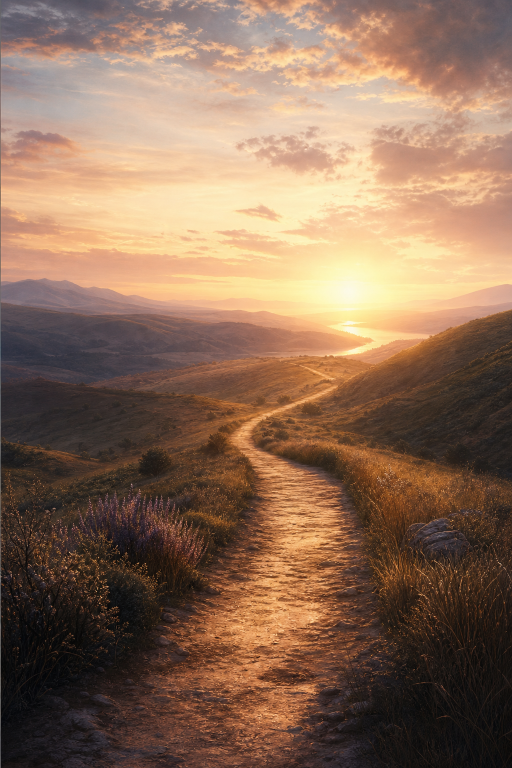
#> input picture production-assets/cover-02-path-of-surrender-art.png, 1024 x 1536 px, found by its file name (shown at 1/2 size)
$ python build_author_review_portal.py
#> lines starting #> are read from the running program, lines starting #| are printed output that depends on the picture
#!/usr/bin/env python3
from pathlib import Path
import re, html, shutil, json, textwrap
from datetime import datetime

ROOT = Path('/Users/IDC2.5/Documents/LADY D/lady-d-author-review-site')
LIB = Path('/Users/IDC2.5/Documents/LADY D/Production Library')
OUT_ASSETS = ROOT / 'production-assets' / 'author-review-covers'
PUB_ASSETS = ROOT / 'public' / 'production-assets' / 'author-review-covers'
OUT_ASSETS.mkdir(parents=True, exist_ok=True)
PUB_ASSETS.mkdir(parents=True, exist_ok=True)

BOOKS = [
    {
        'vol': 1,
        'folder': "01 Surrendering to God's Love",
        'title': "Surrendering to God's Love",
        'subtitle': "A 365-Day Devotional Journey into the Father's Heart",
        'lane': "God the Father / love, identity, surrender, forgiveness, timing, daily trust",
        'accent': '#7b4bb7',
        'deep': '#24113f',
        'cover_source': ROOT/'production-assets'/'cover-02-path-of-surrender-art.png',
        'review_file': 'book-1-surrendering-to-gods-love-review.html',
        'pdf': 'downloads/production/kdp/interior-drafts/volume-1/volume-1-full-6x9-interior-draft.pdf',
        'docx': 'downloads/production/kdp/interior-drafts/volume-1/volume-1-full-6x9-interior-draft.docx',
        'journal_pdf': 'downloads/production/kdp/companion-journal-drafts/volume-1/volume-1-companion-journal-6x9-draft.pdf',
    },
    {
        'vol': 2,
        'folder': '02 Walking with Jesus',
        'title': 'Walking with Jesus',
        'subtitle': 'A 365-Day Devotional Journey of Daily Discipleship',
        'lane': 'Jesus / discipleship, nearness, trust, daily walk, practical obedience',
        'accent': '#2f6f5e',
        'deep': '#0f322a',
        'cover_source': ROOT/'production-assets'/'volume-2-cover-02-path-of-surrender-art.png',
        'review_file': 'book-2-walking-with-jesus-review.html',
        'pdf': 'downloads/production/kdp/interior-drafts/volume-2/volume-2-full-6x9-interior-draft.pdf',
        'docx': 'downloads/production/kdp/interior-drafts/volume-2/volume-2-full-6x9-interior-draft.docx',
        'journal_pdf': 'downloads/production/kdp/companion-journal-drafts/volume-2/volume-2-companion-journal-6x9-draft.pdf',
    },
    {
        'vol': 3,
        'folder': '03 Filled with the Holy Spirit',
        'title': 'Filled with the Holy Spirit',
        'subtitle': 'A 365-Day Devotional Journey into Spirit-Led Living',
        'lane': 'Holy Spirit / comfort, filling, fruit, power, courage, daily formation',
        'accent': '#2c6da4',
        'deep': '#102d4a',
        'cover_source': ROOT/'production-assets'/'volume-3-cover-02-path-of-surrender-art.png',
        'review_file': 'book-3-filled-with-the-holy-spirit-review.html',
        'pdf': 'downloads/production/kdp/interior-drafts/volume-3/volume-3-full-6x9-interior-draft.pdf',
        'docx': 'downloads/production/kdp/interior-drafts/volume-3/volume-3-full-6x9-interior-draft.docx',
        'journal_pdf': 'downloads/production/kdp/companion-journal-drafts/volume-3/volume-3-companion-journal-6x9-draft.pdf',
    },
]

def slug(s):
    return re.sub(r'[^a-z0-9]+','-',s.lower()).strip('-')

# [46 lines left out: functions md_inline, paras, parse_entries, not called in this run]

def make_cover(book):
    # Use the existing approved cover art if present; overlay clean book typography into author-review cover PNG.
    try:
        from PIL import Image, ImageDraw, ImageFont, ImageFilter
    except Exception:
        return None, 'PIL unavailable; using raw source cover asset only.'
    src = book['cover_source']
    if not src.exists():
        return None, f'Missing cover source {src}'
    img=Image.open(src).convert('RGB')
#> img is the input picture: PIL image 1024x1536 RGB; mean R, G, B 139.8, 109.4, 88
    W,H=1200,1800
    img=img.resize((W,H))
#> img: PIL image 1200x1800 RGB
    overlay=Image.new('RGBA',(W,H),(0,0,0,0))
#> overlay: PIL image 1200x1800 RGBA; every value is 0
    d=ImageDraw.Draw(overlay)
    # bottom gradient panels
    for y in range(H):
        a=0
        if y < 520: a=int(110*(1-y/520))
        if y > 1080: a=max(a,int(190*((y-1080)/(H-1080))))
        if a: d.line([(0,y),(W,y)], fill=(15,9,24,a))
    img=Image.alpha_composite(img.convert('RGBA'), overlay)
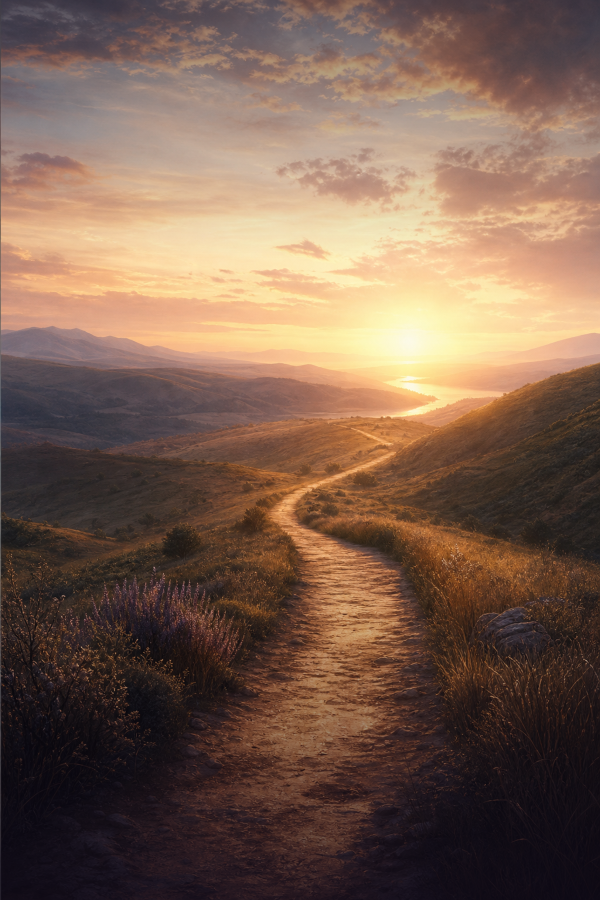
#> img: PIL image 1200x1800 RGBA (shown at 1/2 size); mean R, G, B, A 120.9, 94.6, 79.1, 255
    d=ImageDraw.Draw(img)
    def font(size,bold=False,serif=False):
#> called with size = 112, bold = False, serif = True
        candidates=[]
        if serif:
            candidates += ['/System/Library/Fonts/Supplemental/Georgia.ttf','/System/Library/Fonts/Supplemental/Times New Roman.ttf']
        candidates += ['/System/Library/Fonts/SFNS.ttf','/System/Library/Fonts/Supplemental/Arial Bold.ttf','/System/Library/Fonts/Supplemental/Arial.ttf']
        for c in candidates:
            try: return ImageFont.truetype(c,size)
            except: pass
        return ImageFont.load_default()
    title_font=font(112,serif=True); sub_font=font(44); small_font=font(34); tiny_font=font(28)
    d.rounded_rectangle([92,98,348,152], radius=26, fill=book['accent'])
    d.text((120,109), f"VOLUME {book['vol']}", fill='white', font=tiny_font)
    # wrapped title
    y=1160
    for line in textwrap.wrap(book['title'], width=17):
        d.text((92,y), line, fill='white', font=title_font, stroke_width=2, stroke_fill=(20,12,32))
        y += 118
#> after the loop, y = 1396
    d.line([(92,y+10),(500,y+10)], fill=book['accent'], width=8)
    y += 44
#> y = 1440
    for line in textwrap.wrap(book['subtitle'], width=33):
        d.text((96,y), line, fill=(255,248,230), font=sub_font)
        y += 56
#> this loop made 2 passes
#> y on passes 1 to 2: 1496, 1552
#> after the loop, y = 1552
    d.text((96,1690), 'SUSAN “LADY D” DAMON', fill='white', font=small_font)
    d.text((96,1738), 'Lady D Devotional Library', fill=(255,235,185), font=tiny_font)
    out=OUT_ASSETS/f"volume-{book['vol']}-author-review-cover.png"
    img.convert('RGB').save(out, quality=94)
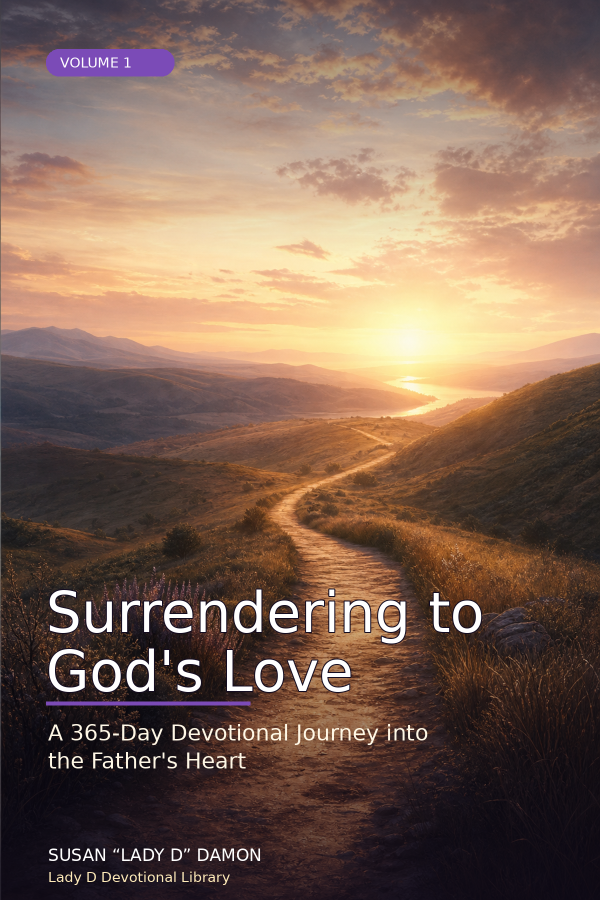
#> saved as volume-1-author-review-cover.png: PIL image 1200x1800 RGB (shown at 1/2 size); mean R, G, B 124.7, 98.9, 84.5
    shutil.copy2(out, PUB_ASSETS/out.name)
    return out, 'Cover presentation built from the local cover concept art so Lady D can review the visual direction alongside the manuscript.'

# [46 lines left out: functions page_css, render_book, render_index, not called in this run]

stripe_status={'live_blocked': True}
results=[]; cover_notes=[]
for b in BOOKS:
    cover_path,msg=make_cover(b)
    cover_notes.append({'volume':b['vol'],'path':str(cover_path) if cover_path else None,'message':msg})
#> (the run stopped early here; a loop or call above may not have finished)
